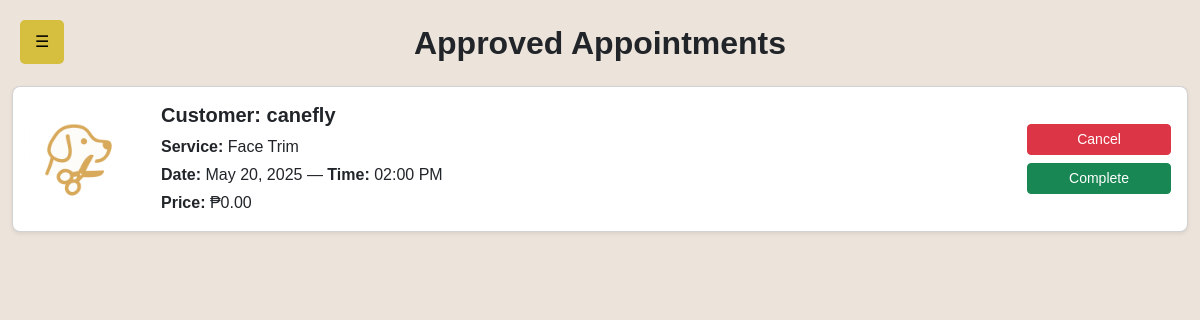
/admin/admin-appointment.php (signed in), run on the app's committed database.
### tables this page shows
CREATE TABLE `bookings` (
  `id` int(11) NOT NULL,
  `service_name` varchar(255) NOT NULL,
  `service_price` decimal(10,2) NOT NULL,
  `name` varchar(255) NOT NULL,
  `email` varchar(255) NOT NULL,
  `booking_time` varchar(20) NOT NULL,
  `created_at` timestamp NOT NULL DEFAULT current_timestamp(),
  `date` date DEFAULT NULL,
  `status` enum('pending','completed','canceled','approved') DEFAULT 'pending',
  `payment_method` varchar(50) DEFAULT NULL,
  `payment_number` varchar(20) DEFAULT NULL,
  `balance` decimal(10,2) NOT NULL DEFAULT 0.00
);

CREATE TABLE `services` (
  `id` int(11) NOT NULL,
  `display_order` int(11) NOT NULL DEFAULT 999,
  `service_name` varchar(255) NOT NULL,
  `service_description` text NOT NULL,
  `service_price` decimal(10,2) DEFAULT NULL,
  `service_image` varchar(255) NOT NULL,
  `created_at` timestamp NOT NULL DEFAULT current_timestamp(),
  `service_type` varchar(255) NOT NULL,
  `mode` enum('package','individual') NOT NULL DEFAULT 'individual'
);

### admin/admin-appointment.php (the view, shortened to what this page needs)
<?php
include_once 'admin-navigation.php';
include_once '../db.php';
$query  = "
    SELECT b.*, s.service_image
    FROM bookings b
    JOIN services s ON b.service_name = s.service_name
    WHERE b.status = 'approved'
    ORDER BY b.date DESC
";
$result = mysqli_query($conn, $query);
?>
<!DOCTYPE html>
<html lang="en">
<head>
  <link
    href="https://cdn.jsdelivr.net/npm/bootstrap@5.3.0/dist/css/bootstrap.min.css"
    rel="stylesheet"
  >
</head>
<body>
  <div class="container-fluid py-4">
    <h2 class="text-center mb-4">Approved Appointments</h2>
    <div class="row g-3">
      <?php while ($row = mysqli_fetch_assoc($result)): ?>
        <?php
          $imagePath = '../' . ltrim($row['service_image'], '/');
          $hasImage  = !empty($row['service_image']);
        ?>
        <div class="col-12">
          <div class="card shadow-sm">
            <div class="row g-0 align-items-center">
              <?php if ($hasImage): ?>
                <div class="col-auto p-3">
                  <img
                    src="<?php echo htmlspecialchars($imagePath); ?>"
                    alt="Service Image"
                    class="service-img"
                  >
                </div>
              <?php endif; ?>
              <div class="col p-3">
                <h5 class="card-title mb-2">Customer: <?php echo htmlspecialchars($row['name']); ?></h5>
                <p class="mb-1">
                  <strong>Service:</strong> <?php echo htmlspecialchars($row['service_name']); ?>
                </p>
                <p class="mb-1">
                  <strong>Date:</strong>
                  <?php echo date("F j, Y", strtotime($row['date'])); ?>
                  &mdash;
                  <strong>Time:</strong>
                  <?php echo date("h:i A", strtotime($row['booking_time'])); ?>
                </p>
                <p class="mb-0">
                  <strong>Price:</strong> ₱<?php echo number_format($row['service_price'], 2); ?>
                </p>
              </div>
              <div class="col-auto p-3 text-center">
                <form method="POST">
                  <button
                    type="submit"
                    name="status"
                    value="canceled"
                    class="btn btn-danger btn-sm w-100 mb-2"
                  >
                    Cancel
                  </button>
                  <button
                    type="submit"
                    name="status"
                    value="completed"
                    class="btn btn-success btn-sm w-100"
                  >
                    Complete
                  </button>
                </form>
              </div>
            </div>
          </div>
        </div>
      <?php endwhile; ?>
    </div>
  </div>
</body>
</html>

### admin/admin-navigation.php (style rules this page uses)
:root { --primary: #6E3387; --alt: #8F54A0; --accent: #D6BE3E; --bg-light: #FFFFFF; --text-dark: #000000; }
body { margin: 0; padding: 0; font-family: 'Poppins', sans-serif; display: flex; }

### admin/admin-appointment.php (style rules this page uses)
body { font-family: "Helvetica", Arial, sans-serif; background-color: #ECE3DA; margin: 0; padding: 0; transition: margin-left 0.3s ease-in-out; }
h2, h5 { font-family: "Helvetica", Arial, sans-serif; font-weight: bold; }
.card { border-radius: 8px; }
.service-img { max-height: 100px; object-fit: cover; border-radius: 5px; }

### data on the page
bookings: services.service_image (picture), name "canefly", service_name "Face Trim", date "May 20, 2025", booking_time "02:00 PM", service_price "0.00"
